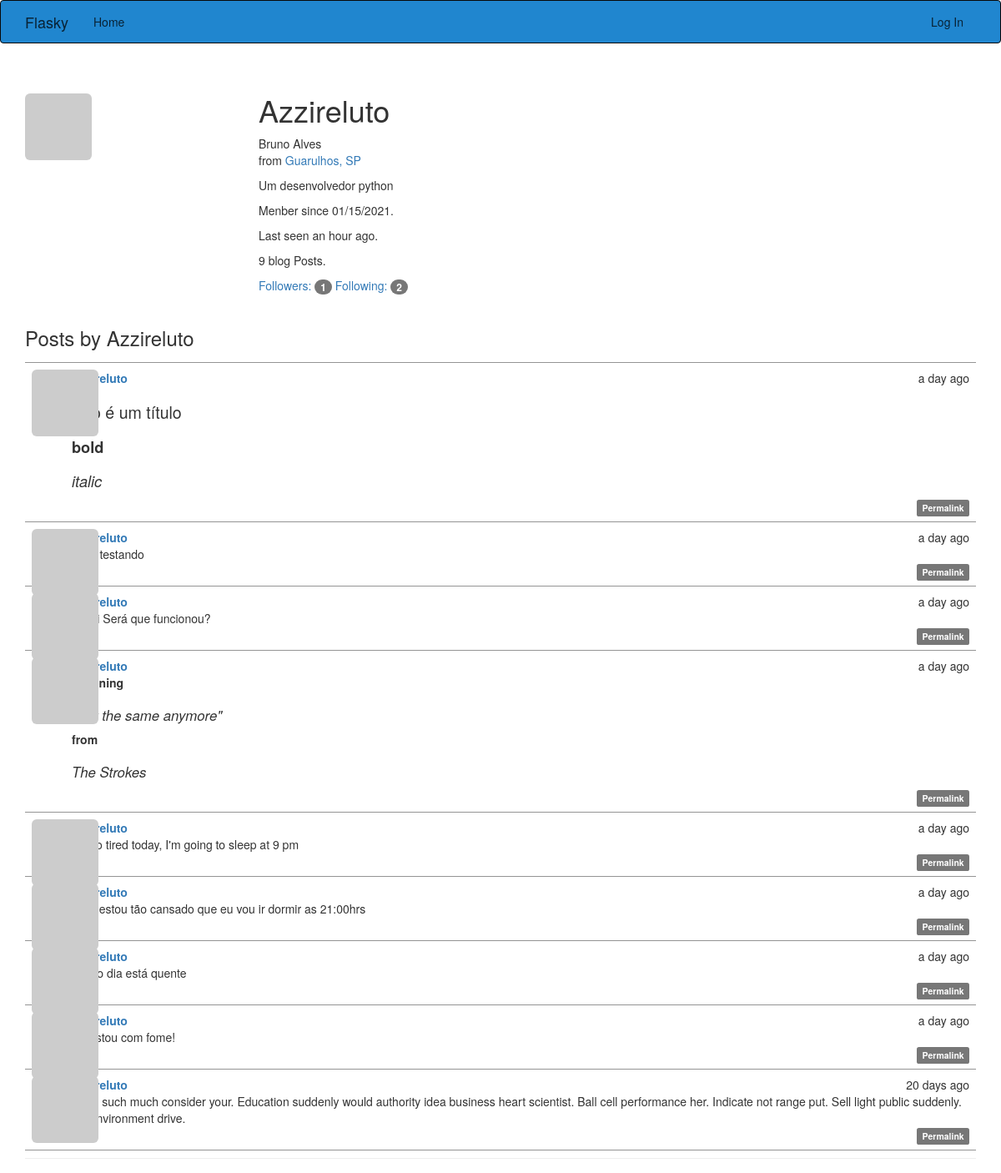
The page /user/Azzireluto on the database its author committed.
### app/models.py (models this page shows, shortened)
class User(UserMixin, db.Model):
    __tablename__ = 'users'
    id = db.Column(db.Integer, primary_key=True)
    email = db.Column(db.String(65), unique=True, index=True)
    username = db.Column(db.String(64), unique=True, index=True)
    password_hash = db.Column(db.String(128))
    role_id = db.Column(db.Integer, db.ForeignKey('roles.id'))
    confirmed = db.Column(db.Boolean,  default=False)
    name = db.Column(db.String(64))
    location = db.Column(db.String(64))
    about_me = db.Column(db.Text())
    menber_since = db.Column(db.DateTime(), default=datetime.utcnow)
    last_seen = db.Column(db.DateTime(), default=datetime.utcnow)
    avatar_hash = db.Column(db.String(32))
    posts = db.relationship('Post', backref='author', lazy='dynamic')
    followed = db.relationship('Follow', foreign_keys=[Follow.follower_id],
                                 backref=db.backref('follower', lazy='joined'),
                                 lazy='dynamic', cascade='all,  delete-orphan')
    followers = db.relationship('Follow',foreign_keys=[Follow.followed_id],
                                 backref=db.backref('followed', lazy='joined'),
                                 lazy='dynamic', cascade='all, delete-orphan')
    @property
    def password(self):
        raise AttributeError('Password is not a readable attribute')
    def gravatar(self, size=100, default='identicon', ratting='g'):
        if request.is_secure:
            url = 'https://secure.gravatar.com/avatar'
        else:
            url = 'https://secure.gravatar.com/avatar'
            hash = self.avatar_hash or self.gravatar_hash()
            return '{url}/{hash}?s={size}&d={default}&r={ratting}'.format(
                url=url, hash=hash, size=size, default=default, ratting=ratting)

class Post(db.Model):
    __tablename__ = 'Posts'
    id = db.Column(db.Integer, primary_key=True)
    body = db.Column(db.Text)
    timestamp = db.Column(db.DateTime, index=True, default=datetime.utcnow)
    author_id = db.Column(db.Integer, db.ForeignKey('users.id'))
    body_html = db.Column(db.Text)

### app/main/views.py (the view)
@main.route('/user/<username>')
def user(username):
    user = User.query.filter_by(username=username).first()
    if user is None:
        abort(404)
    posts = user.posts.order_by(Post.timestamp.desc()).all()
    return render_template('user.html', user=user, posts=posts)

### app/auth/views.py (called while the page is built)
@auth.before_app_request
def before_request():
    if current_user.is_authenticated:
        current_user.ping()
        if not current_user.confirmed \
                and request.endpoint \
                and request.blueprint != 'auth'\
                and request.endpoint != 'static':
            return  redirect(url_for('auth.unconfirmed'))

### app/main/__init__.py (called while the page is built)
@main.app_context_processor
def inject_permissions():
    return dict(Permission=Permission)

### app/models.py (called while the page is built)
    def can(self, permissions):
        return  False

    def is_administrator(self):
        return False

### app/templates/user.html (shortened to what this page needs)
{% extends "base.html" %}
{% import "_macros.html" as macros %}
{% block page_content %}
<div class="page-header" >
    <img class="img-rounded profile-thumbnail" src="{{ user.gravatar(size=256) }}">
    <div class="profile-header">
        <h1>{{ user.username }}</h1>
        {% if user.name or user.location %}
        <p>
            {% if user.name %}{{ user.name }}<br>{% endif %}
            {% if user.location %}
                from <a href="http://maps.google.com/?q={{ user.location }}">{{ user.location }}</a><br>
            {% endif %}
        </p>
    {% endif %}
    {% if user.about_me %}<p>{{ user.about_me }}</p>{% endif %}
    <div>
        <p>Menber since {{ moment(user.menber_since).format('L') }}.</p>
        <p>Last seen {{ moment(user.last_seen).fromNow() }}.</p>
        <p>{{ user.posts.count() }} blog Posts.</p>
        <p>
            <a href="{{ url_for('.followers', username=user.username) }}">Followers: <span class="badge">{{ user.followers.count() - 1 }}</span></a>
            <a href="{{ url_for('.followed_by', username=user.username) }}">Following: <span class="badge">{{ user.followed.count() - 1 }}</span></a>
        </p>
    </div>
    </div>
    <h3>
        Posts by  {{ user.username }}
    </h3>
    {% include '_posts.html' %}
</div>
{% endblock %}

### app/templates/_posts.html (shortened to what this page needs)
<ul class="posts">
    {% for post in posts %}
    <li class="post">
        <div class="post-thumbnail">
            <a href="{{ url_for('.user', username=post.author.username) }}">
                <img class="img-rounded profile-thumbnail" src="{{ post.author.gravatar(size=40) }}">
            </a>
        </div>
        <div class="post-content">
            <div class="post-date">{{ moment(post.timestamp).fromNow() }}</div>
            <div class="post-author"><a href="{{ url_for('.user', username=post.author.username) }}">{{ post.author.username }}</a></div>
            <div class="post-body">
                {% if post.body_html %}
                    {{ post.body_html | safe }}
                {% else %}
                    {{ post.body }}
                {% endif %}
            </div>
            <div class="post-footer" >
                <a href="{{ url_for('.post', id=post.id) }}">
                    <span class="label label-default">Permalink</span>
                </a>
            </div>
        </div>
    </li>
    {% endfor %}
</ul>

### app/static/CSS/styles.css (style rules this page uses)
.profile-thumbnail { position: absolute; }
.profile-header { min-height: 260px; margin-left: 280px; }
ul.posts { list-style-type: none; padding: 0px; margin: 16px 0px 0px 0px; border-top: 1px solid #0000006b; }
ul.posts li.post { padding: 8px; border-bottom: 1px solid #0000006b; }
div.post-date { float: right; }
div.post-author { font-weight: bold; }
div.post-thumbnail { position: absolute; }
div.post-content { margin-left: 48px; min-height: 48px; }
.post-body h1 { font-size: 140%; }
.post-body h2 { font-size: 130%; }
.post-body h3 { font-size: 120%; }
div.post-footer { text-align: right; }

### rows shown on the page
User: username "Azzireluto", name "Bruno Alves", location "Guarulhos, SP", about_me "Um desenvolvedor python", menber_since "01/15/2021", last_seen "an hour ago"
Post: timestamp "a day ago", author.username "Azzireluto", body_html "isso é um título bold italic"
Post: timestamp "a day ago", author.username "Azzireluto", body "#aiai testando"
Post: timestamp "a day ago", author.username "Azzireluto", body "#ai ai Será que funcionou?"
Post: timestamp "a day ago", author.username "Azzireluto", body_html "\"Not the same anymore\" from The Strokes"
Post: timestamp "a day ago", author.username "Azzireluto", body "I'm so tired today, I'm going to sleep at 9 pm"
Post: timestamp "a day ago", author.username "Azzireluto", body "Hoje estou tão cansado que eu vou ir dormir as 21:00hrs"
Post: timestamp "a day ago", author.username "Azzireluto", body "hoje o dia está quente"
Post: timestamp "a day ago", author.username "Azzireluto", body "Eu estou com fome!"
Post: timestamp "20 days ago", author.username "Azzireluto", body "Drive such much consider your. Education suddenly would authority idea business heart scientist. Ball cell performance her. Indicate not range put. Sell light public suddenly. Do environment drive."

### other values the page prints
{{ user.posts.count() }} "9"
{{ user.followers.count() - 1 }} "1"
{{ user.followed.count() - 1 }} "2"
